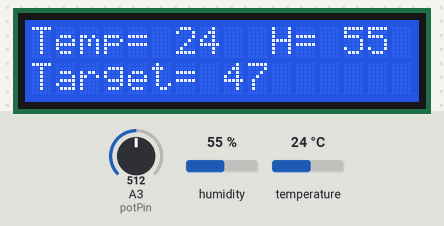
The sketch below on a simulated Arduino Uno, built with avr-gcc and run on an emulated ATmega328P. On the bench: 16×2 character LCD. The inputs (shaded band) are chosen by the test bench; at power-on: humidity 55 %, A3 (potPin) = 512, temperature 24 °C.

Above: at 1.2 s.
1.3 s: humidity set to 22 %
At 6.0 s:
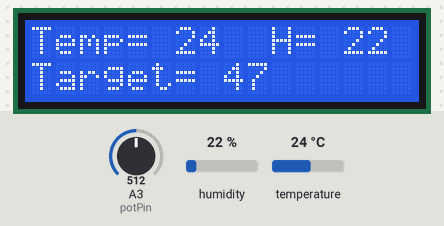
12.1 s: A3 (potPin) set to 716
At 12.6 s:
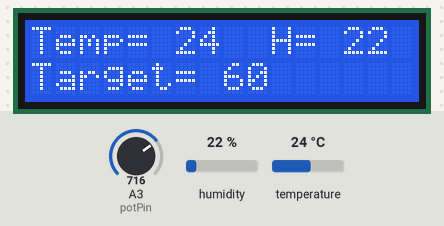
22.9 s: temperature set to 12 °C
At 26.0 s:
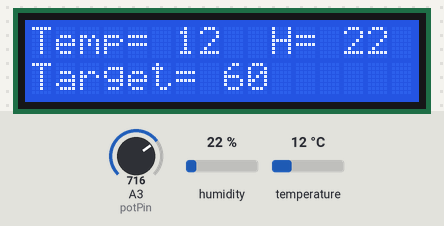
33.7 s: A3 (potPin) set to 900
At 34.5 s:
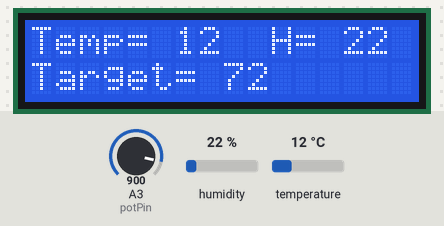
44.5 s: A3 (potPin) set to 1023
At 45.2 s:
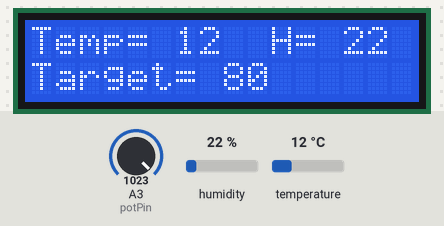
Timing chart, 0 to 47.5 s (numbered marks = the images above; inputs shaded):
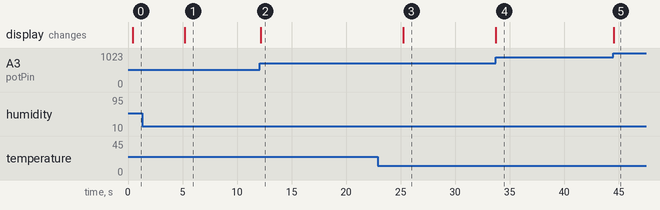

The sketch:

Main_Temp_Controller.ino
```cpp
#include <Wire.h>
#include <LiquidCrystal_I2C.h>
#include <dht.h>

dht DHT;
#define DHT11_PIN DHTpin

//#include <OneWire.h>
//#include <DS18B20.h>
//#define ONE_WIRE_BUS 4 //originally 2
//OneWire oneWire(ONE_WIRE_BUS);
//DS18B20 sensor(&oneWire);

LiquidCrystal_I2C lcd(0x3F, 16, 2);//address, width, height.

int TargetTemp = 0;
int CurrTemp = 0;
int CurrHum = 0;

int Hyst = 3;//the hysterisis of the temperature.
int TempMin = 15;
int TempMax = 80;

int UpdateFreq = 5 * 1000;//seconds x millis //don't set below 1-2s, depending on temp sensor
int lastUpdate = 0 - UpdateFreq;//subtracts the first update length so it runs first time.

//pins
int relayPin = 1;
int potPin = 3;
int DHTpin = 4;


void setup()
{
  //Serial.begin(9600);
  //Serial.println("start");
  // initialize the LCD
  lcd.begin();
  lcd.backlight();
  //dht.setup(DHTpin);
}

void loop()
{
  SetTemp();
  LCD_Update();
  if (millis() > lastUpdate + UpdateFreq)
  {
    lastUpdate = millis();
    SetTemp();

    //ReadTempDS18();
    ReadTempDHT();
    /*
      Serial.println("hello");
      Serial.print(CurrTemp);
      Serial.println(CurrHum);
      Heater();
    */
  }
}

void SetTemp()
{
  TargetTemp = map(analogRead(potPin), 0, 1023, TempMin, TempMax);
  TargetTemp = constrain(TargetTemp, TempMin, TempMax);
}

void LCD_Update()
{
  lcd.clear();
  lcd.setCursor(0, 0);
  lcd.print("Temp=");
  lcd.setCursor(6, 0);
  lcd.print(CurrTemp);//info

  lcd.setCursor(10, 0);
  lcd.print("H=");//humidity label
  lcd.setCursor(13, 0);
  lcd.print(CurrHum);

  lcd.setCursor(0, 1);
  lcd.print("Target=");
  lcd.setCursor(8, 1);
  lcd.print(TargetTemp);
}

void ReadTempDS18()
{
  //  sensor.requestTemperatures();
  //  while (!sensor.isConversionComplete());  // wait until sensor is ready
  //  CurrTemp = sensor.getTempC();
}

void ReadTempDHT()
{
  int chk = DHT.read11(DHT11_PIN);//I don't know why this is here, but I'm sure it serves a purpose of some kind. Temp doesn't read without it.
  CurrTemp = DHT.temperature;
  CurrHum = DHT.humidity;
}

void Heater()
{
  if (CurrTemp <= TargetTemp)
  {
    digitalWrite(relayPin, HIGH);
  }
  else if (CurrTemp >= (TargetTemp + Hyst))
  {
    digitalWrite(relayPin, LOW);
  }
}
```

Measured:
- after the input at 1.3 s, the display: changes after 3.9 s (image 1)
- after the input at 12.1 s, the display: changes after 0.05 s (image 2)
- after the input at 22.9 s, the display: changes after 2.4 s (image 3)
- after the input at 33.7 s, the display: changes at once (image 4)
- after the input at 44.5 s, the display: changes at once (image 5)
